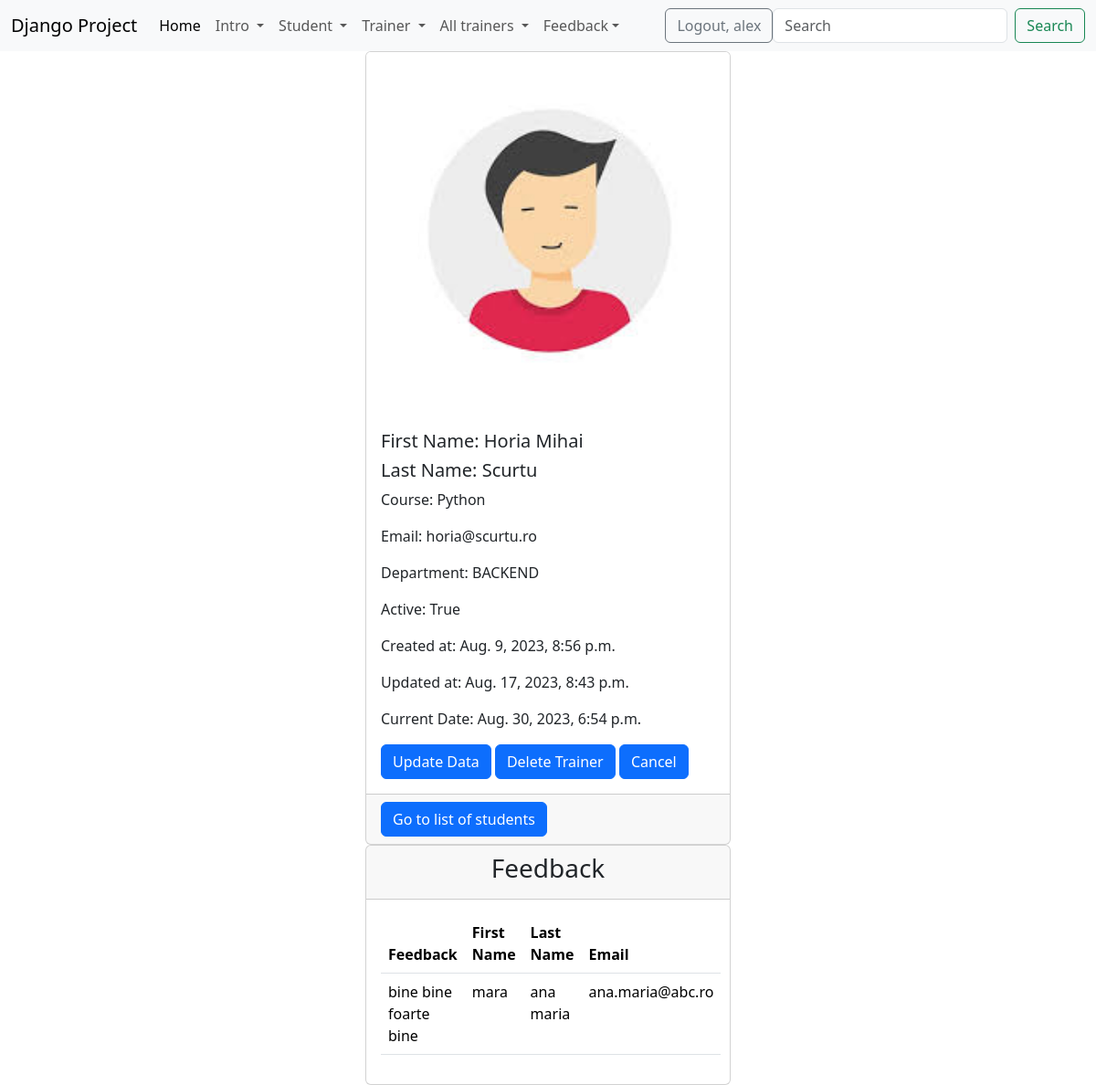
The app's page /detailed_trainer/3/ (signed in) with its own data.
### trainer/models.py (models this page shows)
class Trainer(models.Model):
    department_options = (('backend', 'Backend'),
                          ('frontend', 'Frontend'),
                          ('network', 'Network'))
    first_name = models.CharField(max_length=20)
    last_name = models.CharField(max_length=20)
    course = models.CharField(max_length=40)
    email = models.EmailField(max_length=40)
    department = models.CharField(max_length=10, choices=department_options)
    active = models.BooleanField(default=True)
    profile = models.ImageField(upload_to='profiles/', blank=True, null=True) #se poate pune si default = 'default.jpg', dar nu e neaparat nevoie. cred ca incarca baza de date aiurea...
    created_at = models.DateTimeField(auto_now_add=True)
    updated_at = models.DateTimeField(auto_now=True)
    def __str__(self):
        return f'{self.first_name} {self.last_name}'

### feedback/models.py (models this page shows, shortened)
class Feedback(models.Model):
    first_name = models.CharField(max_length=40)
    last_name = models.CharField(max_length=40)
    email = models.EmailField(max_length=40)
    trainer = models.ForeignKey(Trainer, on_delete=models.CASCADE, null=True)
    message = models.TextField(max_length=400)
    active = models.BooleanField(default=True)
    created_at = models.DateTimeField(auto_now_add=True)
    updated_at = models.DateTimeField(auto_now=True)

### trainer/views.py (the view)
# urls.py: path('detailed_trainer/<int:pk>/', views.TrainerDetailedView.as_view(), name='detailed-trainer'),
class TrainerDetailedView(LoginRequiredMixin, PermissionRequiredMixin, DetailView):
    template_name = 'trainer/detailed_trainer.html'
    model = Trainer
    permission_required = 'trainer.view_trainer'
    def get_context_data(self, **kwargs):
        context = super().get_context_data(**kwargs)
        now = datetime.now()  # preluam data curenta
        context['current_datetime'] = now  # adaugam in dict context cheia current_datetime pt a afisa data/ora curenta
        current_trainer_id = self.kwargs['pk']  # avem acces la id-ul trainerului respectiv
        feedbacks = Feedback.objects.filter(trainer_id=current_trainer_id)
        context['feedback'] = feedbacks
        return context

### djangoProject/context_processors.py (called while the page is built)
def get_all_trainers(request):
    get_trainers = Trainer.objects.all()
    return {'trainers': get_trainers}

### templates/trainer/detailed_trainer.html (shortened to what this page needs)
{% extends 'base.html' %}
{% load static %}
{% block content %}
    <div class="col-md-4 offset-md-4">
        <div class="card">
            {% if trainer.profile %}
                <img src="{{ trainer.profile.url }}" class="card-img-top" alt="No image">
            {% else %}
                <img src="{% static '/images/default_trainer.png' %}" class="card-img-top" >
            {% endif %}
            <div class="card-body">
                <h5 class="card-title">First Name: {{ trainer.first_name }}</h5>
                <h5 class="card-title">Last Name: {{ trainer.last_name }}</h5>
                <p class="card-text">Course: {{ trainer.course }}</p>
                <p class="card-text">Email: {{ trainer.email}}</p>
                <p class="card-text">Department: {{ trainer.department|upper }}</p>
                <p class="card-text">Active: {{ trainer.active }}</p>
                <p class="card-text">Created at: {{ trainer.created_at }}</p>
                <p class="card-text">Updated at: {{ trainer.updated_at }}</p>
                <p class="card-text">Current Date: {{ current_datetime }}</p>
                {% if perms.trainer.change_trainer %}
                    <a href="{% url 'update-trainer' trainer.id %}" class="btn btn-primary">Update Data</a>
                {% endif %}
                {% if perms.trainer.delete_trainer %}
                <a href="{% url 'delete-trainer' trainer.id %}" class="btn btn-primary">Delete Trainer</a>
                {% endif %}
                <a href="{% url 'list-of-trainers' %}" class="btn btn-primary">Cancel</a>
            </div>
            <div class="card-footer">
                <form action="{% url 'assigned-students' %}" method="get" class="form">
                    <button class="btn btn-primary" type="submit" name="trainer_id" value={{ trainer.id }}> Go to list of students </button>
                </form>
            </div>
            </div>
        <div class="card">
            <div class="card-header">
                  <h3 class="text-center">Feedback</h3>
            </div>
            <div class="card-body">
                <table class="table">
                    <thead>
                        <tr>
                            <th>Feedback</th>
                            <th>First Name</th>
                            <th>Last Name</th>
                            <th>Email</th>
                        </tr>
                    </thead>
                    <tbody>
                        {% for feedback in feedback %}
                            <tr>
                                <td>{{ feedback.message }}</td>
                                <td>{{ feedback.first_name }}</td>
                                <td>{{ feedback.last_name }}</td>
                                <td>{{ feedback.email }}</td>
                            </tr>
                        {% endfor %}
                    </tbody>
                </table>
            </div>
        </div>
    </div>
{% endblock %}

### templates/navbar.html (shortened to what this page needs)
<nav class="navbar navbar-expand-lg bg-body-tertiary">
    <div class="container-fluid">
        <a class="navbar-brand" href="{% url 'home-page' %}">Django Project</a>
        <div class="collapse navbar-collapse" id="navbarSupportedContent">
            <ul class="navbar-nav me-auto mb-2 mb-lg-0">
                <li class="nav-item">
                    <a class="nav-link active" aria-current="page" href="{% url 'home-page' %}">Home</a>
                </li>
                {% if user.is_authenticated %}
                    <li class="nav-item dropdown">
                        <a class="nav-link dropdown-toggle" href="#" role="button" data-bs-toggle="dropdown"
                           aria-expanded="false">
                            Intro
                        </a>
                    </li>
                    {% if perms.student.add_student or perms.student.view_list_of_students %}
                    <li class="nav-item dropdown">
                        <a class="nav-link dropdown-toggle" href="#" role="button" data-bs-toggle="dropdown"
                           aria-expanded="false">
                            Student
                        </a>
                    </li>
                    {% endif %}
                    {% if perms.trainer.add_trainer or perms.trainer.view_list_of_trainers %}
                    <li class="nav-item dropdown">
                        <a class="nav-link dropdown-toggle" href="#" role="button" data-bs-toggle="dropdown"
                           aria-expanded="false">
                            Trainer
                        </a>
                    </li>
                    {% endif %}
                    {% if perms.trainer.view_list_of_trainers %}
                    <li class="nav-item dropdown">
                        <a class="nav-link dropdown-toggle" href="#" role="button" data-bs-toggle="dropdown"
                           aria-expanded="false">
                            All trainers
                        </a>
                    </li>
                    {% endif %}
                    <li class="nav-item dropdown">
                        <a class="nav-link dropdown-toggle" href="#" role="button" data-bs-toggle="dropdown" aria-expanded="False">Feedback</a>
                    </li>
                {% endif %}
            </ul>
            {% if user.is_authenticated %}
                <a href="{% url 'logout' %}" class="btn btn-outline-secondary"> Logout, {{ user.username }}</a>
                <form class="d-flex" method="get" action="{% url 'search' %}" role="search">
                    <input class="form-control me-2" name="filter" type="search" placeholder="Search" aria-label="Search">
                    <button class="btn btn-outline-success" type="submit">Search</button>
                </form>
            {% else %}
                <div>
                    <a href="{% url 'login' %}" class="btn btn-outline-primary">Login</a>
                    <a href="{% url 'create-user' %}" class="btn btn-outline-secondary">Sign up</a>
                </div>
            {% endif %}
        </div>
    </div>
</nav>

### records on screen
Trainer: profile (picture), first_name "Horia Mihai", last_name "Scurtu", course "Python", email "horia@scurtu.ro", department "BACKEND", active "True", created_at "Aug. 9, 2023, 8:56 p.m.", updated_at "Aug. 17, 2023, 8:43 p.m."
Feedback: message "bine bine foarte bine", first_name "mara", last_name "ana maria", email "ana.maria@abc.ro"

### other values on screen
{{ user.username }} "alex"
{{ current_datetime }} "Aug. 30, 2023, 6:54 p.m."
